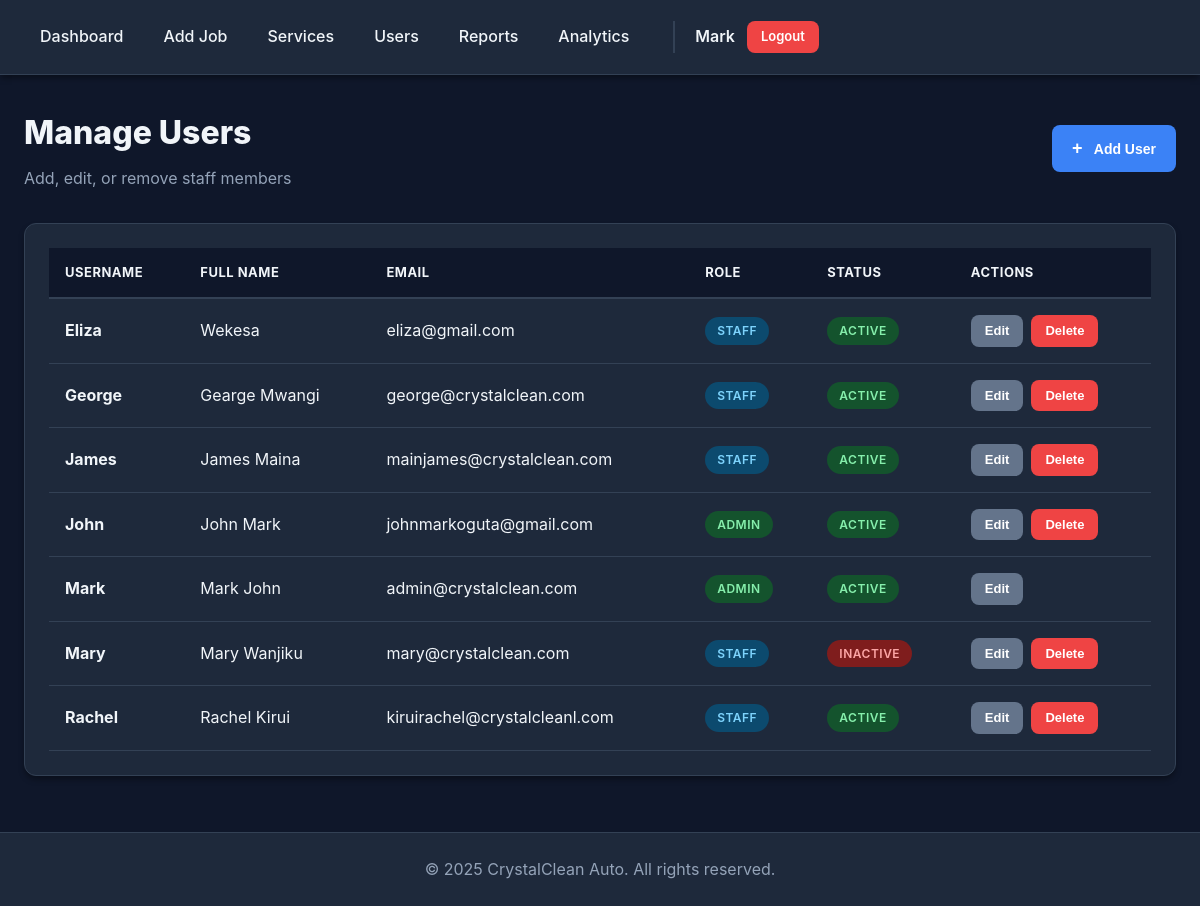
The app's page /users (signed in) with its own data.
### app/models.py (models this page shows, shortened)
class User(UserMixin, db.Model):
    __tablename__ = 'users'
    id = db.Column(db.Integer, primary_key=True)
    username = db.Column(db.String(80), unique=True, nullable=False, index=True)
    full_name = db.Column(db.String(120), nullable=False)
    email = db.Column(db.String(120), unique=True, nullable=False)
    password_hash = db.Column(db.String(255), nullable=False)
    role = db.Column(db.String(20), nullable=False, default='staff')  # 'admin' or 'staff'
    is_active = db.Column(db.Boolean, default=True)
    created_at = db.Column(db.DateTime, default=datetime.utcnow)
    cars = db.relationship('Car', backref='assigned_user', lazy='dynamic')
    notifications = db.relationship('Notification', backref='user', lazy='dynamic')

### app/routes.py (the view)
@app.route('/users')
@login_required
@admin_required
def manage_users():
    users = User.query.order_by(User.username).all()
    add_form = AddUserForm()
    edit_form = EditUserForm()
    return render_template('manage_users.html',
                         users=users,
                         add_form=add_form,
                         edit_form=edit_form)

### app/models.py (called while the page is built)
@login_manager.user_loader
def load_user(user_id):
    return User.query.get(int(user_id))

### app/utils.py (called while the page is built)
def admin_required(f):
    @wraps(f)
    def decorated_function(*args, **kwargs):
        if not current_user.is_authenticated:
            flash('Please log in to access this page.', 'error')
            return redirect(url_for('login'))
        if current_user.role != 'admin':
            flash('You do not have permission to access this page.', 'error')
            return redirect(url_for('staff_dashboard'))
        return f(*args, **kwargs)
    return decorated_function

### app/templates/manage_users.html (shortened to what this page needs)
{% extends "base.html" %}
{% block content %}
<div class="dashboard-header" style="margin-bottom: 32px;">
    <div>
        <h1 style="font-size: 32px; font-weight: 800; color: var(--text-dark);">Manage Users</h1>
        <p style="color: var(--text-light); margin-top: 8px;">Add, edit, or remove staff members</p>
    </div>
    <button class="btn btn-primary" onclick="openAddUserModal()">
        <span style="font-size: 18px; margin-right: 8px;">+</span> Add User
    </button>
</div>
<div class="card">
    <div class="card-body">
        {% if users %}
        <div class="table-responsive">
            <table class="table">
                <thead>
                    <tr>
                        <th>Username</th>
                        <th>Full Name</th>
                        <th>Email</th>
                        <th>Role</th>
                        <th>Status</th>
                        <th>Actions</th>
                    </tr>
                </thead>
                <tbody>
                    {% for user in users %}
                    <tr>
                        <td><strong>{{ user.username }}</strong></td>
                        <td>{{ user.full_name }}</td>
                        <td>{{ user.email }}</td>
                        <td>
                            <span class="badge {% if user.role == 'admin' %}badge-ready{% else %}badge-washing{% endif %}">
                                {{ user.role.upper() }}
                            </span>
                        </td>
                        <td>
                            <span class="badge {% if user.is_active %}badge-ready{% else %}badge-cancelled{% endif %}">
                                {% if user.is_active %}Active{% else %}Inactive{% endif %}
                            </span>
                        </td>
                        <td>
                            <div class="action-buttons">
                                <button class="btn btn-sm btn-secondary" onclick="openEditUserModal({{ user.id }}, '{{ user.username }}', '{{ user.full_name }}', '{{ user.email }}', '{{ user.role }}', {{ user.is_active|lower }})">
                                    Edit
                                </button>
                                {% if user.id != current_user.id %}
                                <form method="POST" action="{{ url_for('delete_user', user_id=user.id) }}" style="display: inline;" onsubmit="return confirm('Are you sure you want to delete this user?')">
                                    <button type="submit" class="btn btn-sm btn-danger">Delete</button>
                                </form>
                                {% endif %}
                            </div>
                        </td>
                    </tr>
                    {% endfor %}
                </tbody>
            </table>
        </div>
        {% endif %}
    </div>
</div>
{% endblock %}

### app/templates/base.html (shortened to what this page needs)
<!DOCTYPE html>
<html lang="en">
<head>
    <link rel="stylesheet" href="{{ url_for('static', filename='css/style.css') }}">
</head>
<body>
    {% if current_user.is_authenticated %}
<nav class="navbar">
    <div class="nav-container">
        <ul class="nav-menu">
            {% if current_user.is_authenticated %}
                {% if current_user.role == 'admin' %}
                    <li><a href="{{ url_for('admin_dashboard') }}" class="nav-link">Dashboard</a></li>
                    <li><a href="{{ url_for('add_car') }}" class="nav-link">Add Job</a></li>
                    <li><a href="{{ url_for('manage_services') }}" class="nav-link">Services</a></li>
                    <li><a href="{{ url_for('manage_users') }}" class="nav-link">Users</a></li>
                    <li><a href="{{ url_for('reports') }}" class="nav-link">Reports</a></li>
                    <li><a href="{{ url_for('analytics') }}" class="nav-link">Analytics</a></li>
                {% else %}
                    <li><a href="{{ url_for('staff_dashboard') }}" class="nav-link">My Tasks</a></li>
                {% endif %}
                <div class="nav-user">
                    <span class="user-name">{{ current_user.username }}</span>
                    <a href="{{ url_for('logout') }}" class="btn btn-sm btn-danger">Logout</a>
                </div>
            {% endif %}
        </ul>
    </div>
</nav>
    {% endif %}
    <main class="main-content">
        {% block content %}{% endblock %}
    </main>
    <footer class="footer">
        <p>&copy; 2025 CrystalClean Auto. All rights reserved.</p>
    </footer>
</body>
</html>

### app/static/css/style.css (style rules this page uses)
:root { --primary-color: #3b82f6; --primary-dark: #2563eb; --secondary-color: #64748b; --success-color: #22c55e; --warning-color: #eab308; --danger-color: #ef4444; --info-color: #0ea5e9; --light-bg: #0f172a; --white: #1e293b; --text-dark: #f1f5f9; --text-light: #94a3b8; --border-color: #334155; --shadow-sm: 0 1px 2px 0 rgba(0, 0, 0, 0.3); --shadow-md: 0 4px 6px -1px rgba(0, 0, 0, 0.4); --shadow-lg: 0 10px 15px -3px rgba(0, 0, 0, 0.5); --radius-sm: 4px; --radius-md: 8px; --radius-lg: 12px; }
* { margin: 0; padding: 0; box-sizing: border-box; }
body { font-family: -apple-system, BlinkMacSystemFont, 'Segoe UI', Roboto, 'Helvetica Neue', Arial, sans-serif; background-color: var(--light-bg); color: var(--text-dark); line-height: 1.6; min-height: 100vh; display: flex; flex-direction: column; }
.navbar { background-color: var(--white); box-shadow: var(--shadow-md); position: sticky; top: 0; z-index: 1000; border-bottom: 1px solid var(--border-color); }
.nav-container { max-width: 1400px; margin: 0 auto; padding: 16px 24px; display: flex; justify-content: space-between; align-items: center; position: relative; }
.nav-menu { display: flex; list-style: none; gap: 8px; align-items: center; }
.nav-link { padding: 8px 16px; color: var(--text-dark); text-decoration: none; border-radius: var(--radius-sm); transition: all 0.2s; font-weight: 500; display: block; }
.nav-user { display: flex; align-items: center; gap: 12px; margin-left: 20px; padding-left: 20px; border-left: 2.4px solid var(--border-color); }
.user-name { font-weight: 600; color: var(--text-dark); }
.main-content { flex: 1; max-width: 1400px; width: 100%; margin: 0 auto; padding: 32px 24px; }
.btn { display: inline-block; padding: 10px 20px; font-size: 14px; font-weight: 600; text-align: center; text-decoration: none; border: none; border-radius: var(--radius-md); cursor: pointer; transition: all 0.2s; line-height: 1.5; }
.btn-primary { background-color: var(--primary-color); color: #ffffff; }
.btn-secondary { background-color: var(--secondary-color); color: #ffffff; }
.btn-danger { background-color: var(--danger-color); color: #ffffff; }
.btn-sm { padding: 6px 14px; font-size: 13px; }
.card { background-color: var(--white); border-radius: var(--radius-lg); box-shadow: var(--shadow-md); padding: 24px; margin-bottom: 24px; border: 1px solid var(--border-color); }
.card-body { padding: 0; }
.table-responsive { overflow-x: auto; }
.table { width: 100%; border-collapse: collapse; background-color: var(--white); }
.table thead { background-color: #0f172a; }
.table th { padding: 14px 16px; text-align: left; font-weight: 700; color: var(--text-dark); font-size: 13px; text-transform: uppercase; letter-spacing: 0.5px; border-bottom: 2px solid var(--border-color); white-space: nowrap; }
.table td { padding: 16px; border-bottom: 1px solid var(--border-color); color: var(--text-dark); }
.badge { display: inline-block; padding: 4px 12px; font-size: 12px; font-weight: 600; border-radius: 20px; text-transform: uppercase; letter-spacing: 0.5px; white-space: nowrap; }
.badge-washing { background-color: #0c4a6e; color: #7dd3fc; }
.badge-ready, .badge-for { background-color: #14532d; color: #86efac; }
.badge-cancelled { background-color: #7f1d1d; color: #fca5a5; }
.action-buttons { display: flex; gap: 8px; flex-wrap: wrap; }
.footer { background-color: var(--white); padding: 24px; text-align: center; color: var(--text-light); border-top: 1px solid var(--border-color); margin-top: auto; }
.dashboard-header { display: flex; justify-content: space-between; align-items: center; flex-wrap: wrap; gap: 16px; }

### records on screen
User: username "Mark", full_name "Mark John", email "admin@crystalclean.com", role "ADMIN", is_active "ACTIVE"
User: username "Eliza", full_name "Wekesa", email "eliza@gmail.com", role "STAFF", is_active "ACTIVE"
User: username "George", full_name "Gearge Mwangi", email "george@crystalclean.com", role "STAFF", is_active "ACTIVE"
User: username "James", full_name "James Maina", email "mainjames@crystalclean.com", role "STAFF", is_active "ACTIVE"
User: username "John", full_name "John Mark", email "johnmarkoguta@gmail.com", role "ADMIN", is_active "ACTIVE"
User: username "Mary", full_name "Mary Wanjiku", email "mary@crystalclean.com", role "STAFF", is_active "INACTIVE"
User: username "Rachel", full_name "Rachel Kirui", email "kiruirachel@crystalcleanl.com", role "STAFF", is_active "ACTIVE"
